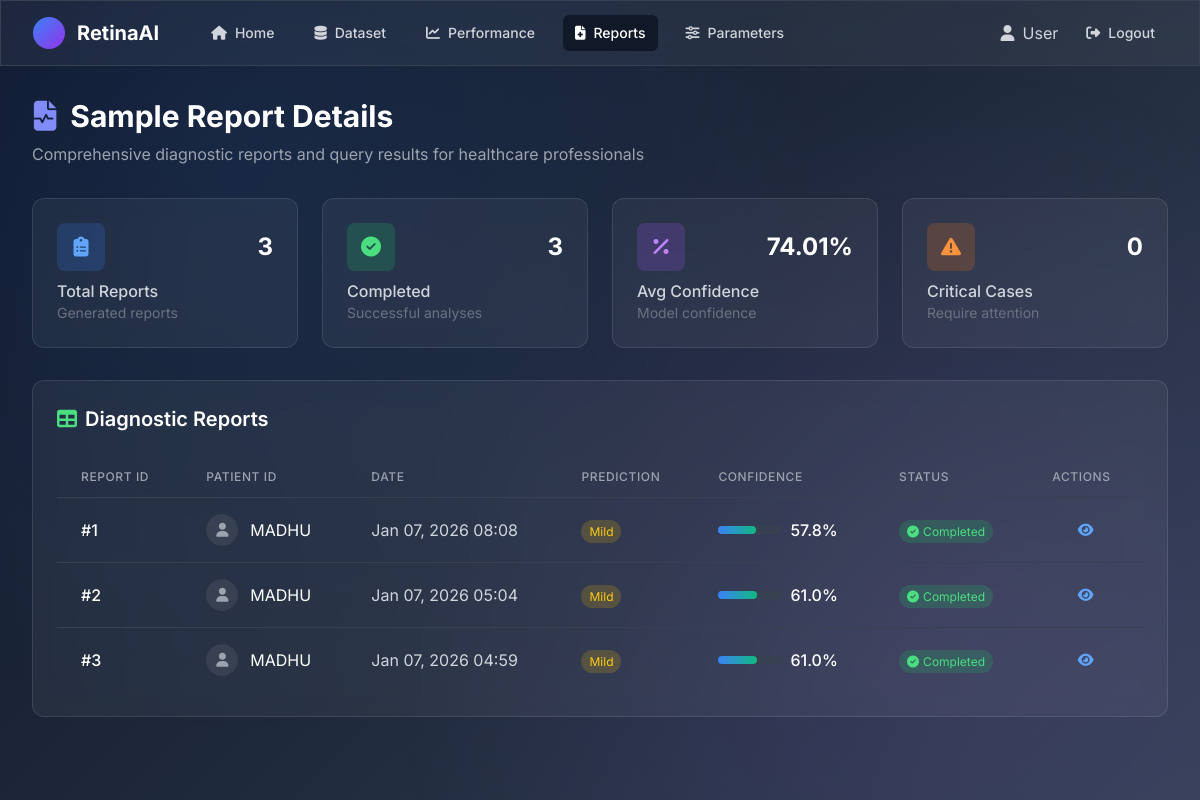
Page /prediction/report/ (signed in) on the committed database.
### prediction/models.py (models this page shows, shortened)
class UserAnalysis(models.Model):
    user = models.ForeignKey(CustomUser, on_delete=models.CASCADE, null=True, blank=True)
    prediction_result = models.CharField(max_length=50)
    confidence_scores = models.FloatField(null=True, blank=True)
    date = models.DateTimeField(auto_now_add=True)
    session_id = models.CharField(max_length=100, null=True, blank=True)

class CustomUser(AbstractUser):
    first_name = models.CharField(max_length=30, blank=True, help_text="First name of the user")
    last_name = models.CharField(max_length=30, blank=True, help_text="Last name of the user")
    age = models.IntegerField(null=True, blank=True, help_text="Age of the user")
    gender = models.CharField(
        max_length=10,
        choices=[
            ('male', 'Male'),
            ('female', 'Female'),
            ('other', 'Other'),
        ],
        null=True,
        blank=True,
        help_text="Gender of the user"
    )
    created_at = models.DateTimeField(auto_now_add=True)
    updated_at = models.DateTimeField(auto_now=True)

### prediction/views.py (the view)
# urls.py: path('report/', views.report_view, name='report'),
@login_required
def report_view(request):
    from .models import UserAnalysis
    if not request.user.is_authenticated:
        return redirect('prediction:login')
    user_analyses = UserAnalysis.objects.filter(user=request.user).order_by('-date')[:50]
    total_reports = user_analyses.count()
    completed_reports = total_reports  # All are completed in this simple version
    pending_reports = 0
    return render(request, 'prediction/report.html', {
        'user': request.user,
        'user_analyses': user_analyses,
        'total_reports': total_reports,
        'completed_reports': completed_reports,
        'pending_reports': pending_reports,
        'request': request
    })

### prediction/context_processors.py (called while the page is built)
def user_context(request):
    return {
        'user': getattr(request, 'user', None)
    }

### templates/prediction/report.html (shortened to what this page needs)
{% load static %}
<!DOCTYPE html>
<html lang="en">
<head>
    <script src="https://cdn.tailwindcss.com"></script>
    <link rel="stylesheet" href="https://cdnjs.cloudflare.com/ajax/libs/font-awesome/6.4.0/css/all.min.css">
</head>
<body>
    <div class="neural-bg"></div>
    <nav class="glass-morphism border-b border-gray-700">
        <div class="max-w-7xl mx-auto px-4 sm:px-6 lg:px-8">
            <div class="flex items-center justify-between h-16">
                <div class="flex items-center">
                    <div class="flex-shrink-0">
                        <div class="flex items-center">
                            <div class="w-8 h-8 bg-gradient-to-br from-blue-500 to-purple-600 rounded-full mr-3"></div>
                            <span class="text-white font-bold text-xl">RetinaAI</span>
                        </div>
                    </div>
                    <div class="hidden md:block ml-10">
                        <div class="flex items-baseline space-x-4">
                            <a href="{% url 'prediction:home' %}" class="text-gray-300 hover:text-white px-3 py-2 rounded-md text-sm font-medium">
                                <i class="fas fa-home mr-2"></i>Home
                            </a>
                            <a href="{% url 'prediction:dataset' %}" class="text-gray-300 hover:text-white px-3 py-2 rounded-md text-sm font-medium">
                                <i class="fas fa-database mr-2"></i>Dataset
                            </a>
                            <a href="{% url 'prediction:performance' %}" class="text-gray-300 hover:text-white px-3 py-2 rounded-md text-sm font-medium">
                                <i class="fas fa-chart-line mr-2"></i>Performance
                            </a>
                            <a href="{% url 'prediction:report' %}" class="text-white bg-gray-900 px-3 py-2 rounded-md text-sm font-medium">
                                <i class="fas fa-file-medical mr-2"></i>Reports
                            </a>
                            <a href="{% url 'prediction:parameters' %}" class="text-gray-300 hover:text-white px-3 py-2 rounded-md text-sm font-medium">
                                <i class="fas fa-sliders-h mr-2"></i>Parameters
                            </a>
                        </div>
                    </div>
                </div>
                <div class="flex items-center">
                    <span class="text-gray-300 mr-4">
                        <i class="fas fa-user mr-2"></i>{{ request.session.username|default:"User" }}
                    </span>
                    <a href="{% url 'prediction:logout' %}" class="text-gray-300 hover:text-white px-3 py-2 rounded-md text-sm font-medium">
                        <i class="fas fa-sign-out-alt mr-2"></i>Logout
                    </a>
                </div>
            </div>
        </div>
    </nav>
    <div class="max-w-7xl mx-auto px-4 sm:px-6 lg:px-8 pt-8 pb-6">
        <div class="mb-8">
            <h1 class="text-3xl font-bold text-white mb-2">
                <i class="fas fa-file-medical-alt mr-3 text-indigo-400"></i>Sample Report Details
            </h1>
            <p class="text-gray-400">Comprehensive diagnostic reports and query results for healthcare professionals</p>
        </div>
        <div class="grid grid-cols-1 md:grid-cols-4 gap-6 mb-8">
            <div class="glass-morphism rounded-xl p-6">
                <div class="flex items-center justify-between mb-2">
                    <div class="w-12 h-12 bg-blue-500/20 rounded-lg flex items-center justify-center">
                        <i class="fas fa-clipboard-list text-blue-400 text-xl"></i>
                    </div>
                    <span class="text-2xl font-bold text-white">{{ user_analyses|length }}</span>
                </div>
                <h3 class="text-gray-300 font-medium">Total Reports</h3>
                <p class="text-gray-500 text-sm">Generated reports</p>
            </div>
            <div class="glass-morphism rounded-xl p-6">
                <div class="flex items-center justify-between mb-2">
                    <div class="w-12 h-12 bg-green-500/20 rounded-lg flex items-center justify-center">
                        <i class="fas fa-check-circle text-green-400 text-xl"></i>
                    </div>
                    <span class="text-2xl font-bold text-white">{{ user_analyses|length }}</span>
                </div>
                <h3 class="text-gray-300 font-medium">Completed</h3>
                <p class="text-gray-500 text-sm">Successful analyses</p>
            </div>
            <div class="glass-morphism rounded-xl p-6">
                <div class="flex items-center justify-between mb-2">
                    <div class="w-12 h-12 bg-purple-500/20 rounded-lg flex items-center justify-center">
                        <i class="fas fa-percentage text-purple-400 text-xl"></i>
                    </div>
                    <span class="text-2xl font-bold text-white">74.01%</span>
                </div>
                <h3 class="text-gray-300 font-medium">Avg Confidence</h3>
                <p class="text-gray-500 text-sm">Model confidence</p>
            </div>
            <div class="glass-morphism rounded-xl p-6">
                <div class="flex items-center justify-between mb-2">
                    <div class="w-12 h-12 bg-orange-500/20 rounded-lg flex items-center justify-center">
                        <i class="fas fa-exclamation-triangle text-orange-400 text-xl"></i>
                    </div>
                    <span class="text-2xl font-bold text-white">0</span>
                </div>
                <h3 class="text-gray-300 font-medium">Critical Cases</h3>
                <p class="text-gray-500 text-sm">Require attention</p>
            </div>
        </div>
        <div class="glass-morphism rounded-xl p-6">
            <div class="flex justify-between items-center mb-6">
                <h2 class="text-xl font-semibold text-white">
                    <i class="fas fa-table mr-2 text-green-400"></i>Diagnostic Reports
                </h2>
                            </div>
            <div class="overflow-x-auto">
                <table class="min-w-full divide-y divide-gray-700">
                    <thead>
                        <tr>
                            <th class="px-6 py-3 text-left text-xs font-medium text-gray-400 uppercase tracking-wider">Report ID</th>
                            <th class="px-6 py-3 text-left text-xs font-medium text-gray-400 uppercase tracking-wider">Patient ID</th>
                            <th class="px-6 py-3 text-left text-xs font-medium text-gray-400 uppercase tracking-wider">Date</th>
                            <th class="px-6 py-3 text-left text-xs font-medium text-gray-400 uppercase tracking-wider">Prediction</th>
                            <th class="px-6 py-3 text-left text-xs font-medium text-gray-400 uppercase tracking-wider">Confidence</th>
                            <th class="px-6 py-3 text-left text-xs font-medium text-gray-400 uppercase tracking-wider">Status</th>
                            <th class="px-6 py-3 text-left text-xs font-medium text-gray-400 uppercase tracking-wider">Actions</th>
                        </tr>
                    </thead>
                    <tbody class="divide-y divide-gray-700">
                        {% for analysis in user_analyses %}
                        {% with confidence_value=analysis.confidence_scores|default:0 %}
                        <tr class="hover:bg-gray-800/50 transition-colors">
                            <td class="px-6 py-4 whitespace-nowrap">
                                <span class="text-white font-medium">#{{ forloop.counter }}</span>
                            </td>
                            <td class="px-6 py-4 whitespace-nowrap">
                                <div class="flex items-center">
                                    <div class="w-8 h-8 bg-gray-700 rounded-full flex items-center justify-center mr-3">
                                        <i class="fas fa-user text-gray-400 text-sm"></i>
                                    </div>
                                    <span class="text-white">{{ user.username|default:"User" }}</span>
                                </div>
                            </td>
                            <td class="px-6 py-4 whitespace-nowrap text-gray-300">
                                {% if analysis.date %}{{ analysis.date|date:"M d, Y H:i" }}{% else %}No date{% endif %}
                            </td>
                            <td class="px-6 py-4 whitespace-nowrap">
                                {% if analysis.prediction_result == 'No DR' %}
                                    <span class="px-2 py-1 text-xs rounded-full bg-green-500/20 text-green-400">No DR</span>
                                {% elif analysis.prediction_result == 'Mild' %}
                                    <span class="px-2 py-1 text-xs rounded-full bg-yellow-500/20 text-yellow-400">Mild</span>
                                {% elif analysis.prediction_result == 'Moderate' %}
                                    <span class="px-2 py-1 text-xs rounded-full bg-orange-500/20 text-orange-400">Moderate</span>
                                {% elif analysis.prediction_result == 'Severe' %}
                                    <span class="px-2 py-1 text-xs rounded-full bg-red-500/20 text-red-400">Severe</span>
                                {% else %}
                                    <span class="px-2 py-1 text-xs rounded-full bg-purple-500/20 text-purple-400">{{ analysis.prediction_result }}</span>
                                {% endif %}
                            </td>
                            <td class="px-6 py-4 whitespace-nowrap">
                                <div class="flex items-center">
                                    {% if confidence_value is string %}
                                        <span class="text-white font-medium">N/A</span>
                                    {% else %}
                                        <div class="w-16 bg-gray-700 rounded-full h-2 mr-2 relative">
                                            <div class="confidence-bar transition-all duration-500 absolute top-0 left-0 h-full"
                                                 data-confidence="{{ confidence_value|default:0|floatformat:0 }}"></div>
                                        </div>
                                        <span class="text-white font-medium">{{ confidence_value|default:0|floatformat:1 }}%</span>
                                    {% endif %}
                                </div>
                            </td>
                            <td class="px-6 py-4 whitespace-nowrap">
                                <span class="px-2 py-1 text-xs rounded-full bg-green-500/20 text-green-400">
                                    <i class="fas fa-check-circle mr-1"></i>Completed
                                </span>
                            </td>
                            <td class="px-6 py-4 whitespace-nowrap text-sm text-center">
                                <button class="view-report-btn text-blue-400 hover:text-blue-300" title="View Details"
                                        data-report-id="{{ forloop.counter }}"
                                        data-classification="{{ analysis.prediction_result|default:'No DR' }}"
                                        data-confidence="{{ confidence_value|default:0|floatformat:1 }}"
                                        data-date="{{ analysis.date|default:'2024-01-15' }}">
                                    <i class="fas fa-eye"></i>
                                </button>
                            </td>
                        </tr>
                        {% endwith %}
                        {% endfor %}
                    </tbody>
                </table>
            </div>
        </div>
            </div>
</body>
</html>

### templates/prediction/report.html (style rules this page uses)
* { margin: 0; padding: 0; box-sizing: border-box; }
body { font-family: 'Inter', sans-serif; background: linear-gradient(135deg, #0f172a 0%, #1e293b 50%, #334155 100%); min-height: 100vh; margin: 0; padding: 0; }
.glass-morphism { background: rgba(255, 255, 255, 0.05); backdrop-filter: blur(10px); border: 1px solid rgba(255, 255, 255, 0.1); }
.neural-bg { position: fixed; top: 0; left: 0; width: 100%; height: 100%; background: radial-gradient(circle at 20% 20%, rgba(59, 130, 246, 0.1) 0%, transparent 50%), radial-gradient(circle at 80% 80%, rgba(168, 85, 247, 0.1) 0%, transparent 50%); z-index: -1; }
.confidence-bar { background: linear-gradient(to right, #3b82f6, #10b981); height: 0.5rem; border-radius: 9999px; transition: width 0.5s ease-in-out; }

### rows in the picture
UserAnalysis: date "Jan 07, 2026 08:08", prediction_result "Mild", confidence_scores "57.8"
CustomUser: username "MADHU"
UserAnalysis: date "Jan 07, 2026 05:04", prediction_result "Mild", confidence_scores "61.0"
UserAnalysis: date "Jan 07, 2026 04:59", prediction_result "Mild", confidence_scores "61.0"

### other values in the picture
{{ request.session.username|default:"User" }} "User"
{{ user_analyses|length }} "3"
